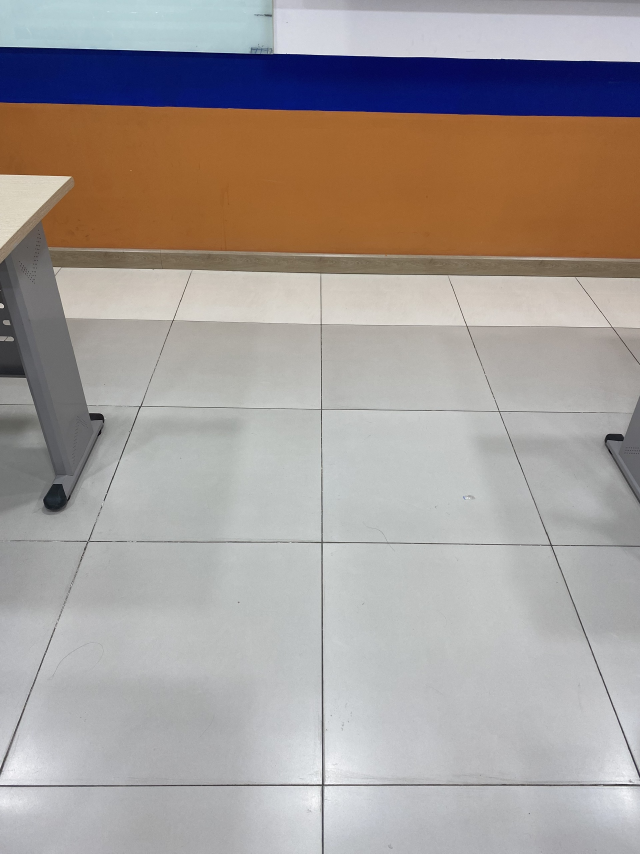
#> input picture imgs/1.jpg, 1920 x 2560 px (shown at 1/3 size); its folder holds 4 pictures in this run
$ jupyter execute analysis_Explain.ipynb
#> lines starting #> are read from the running program, lines starting #| are printed output that depends on the picture
# 0. Intro
This file contains the process of detecting lines, to estimating the angle of the camera based on the detected lines.

## 1. Setting up the environment
Importing necessary libraries

[cell 1]
import cv2
import numpy as np
import random
import os
import math
import matplotlib.pyplot as plt

### 1.1 Initialize varibles, and loading images

[cell 2]
imgsPath='imgs'
taken_pos=-4
thresh=150
imgs=[]
edges_imgs=[]

*Note: `taken_pos=3` will be used for determining position of the image taken inside of `imgsPath`, for testing purposes.*

#### Loading, resize, and transforming the images.
- Loading: The images are taken from imgsPath
- Resize: The given size will be equal to 40% *(can be changed to larger size by adjusting the number 0.4 at `arrayTemp` variable)* of that image.
- Transform: First, it will be downscaled to gray color chanel. Secondly, bluring process take place *(this may cause the lines to be harder to recognize, however, noises and unwanted objects such as dust or smaller objects can be eliminated; If resulting in inaccurate results, this process can be reduced)*. Subsequently, the outline will be extracted with Canny.

[cell 3]
#Reading and Adding images
for path in os.listdir(imgsPath):
    print(f'Reading from {os.path.join(imgsPath,path)}')

    img=cv2.imread(os.path.join(imgsPath,path))
#> img is the input picture: shape (2560, 1920, 3); mean B, G, R 152.7, 156.1, 163.9

    arrayTemp=np.array(img.shape[:-1])*0.4

    W,H=int(arrayTemp[0]),int(arrayTemp[1])

    img=cv2.resize(img,(H,W))
#> img: shape (1024, 768, 3)

    # 1. Convert to gray & denoise
    gray = cv2.cvtColor(img, cv2.COLOR_BGR2GRAY)
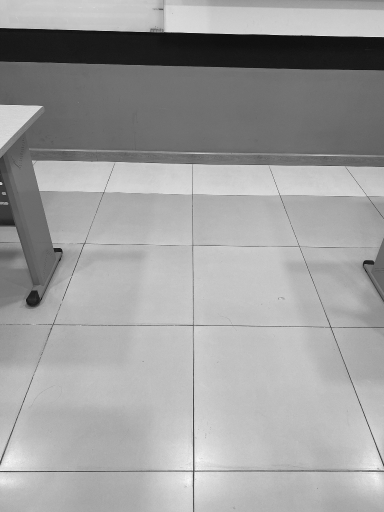
#> gray: shape (1024, 768) (shown at 1/2 size); min 5, max 254, mean 158
    blur = cv2.GaussianBlur(gray, (5, 5), 0)

    # 2. Outline extraction with Canny
    edges = cv2.Canny(blur, 10, 200)
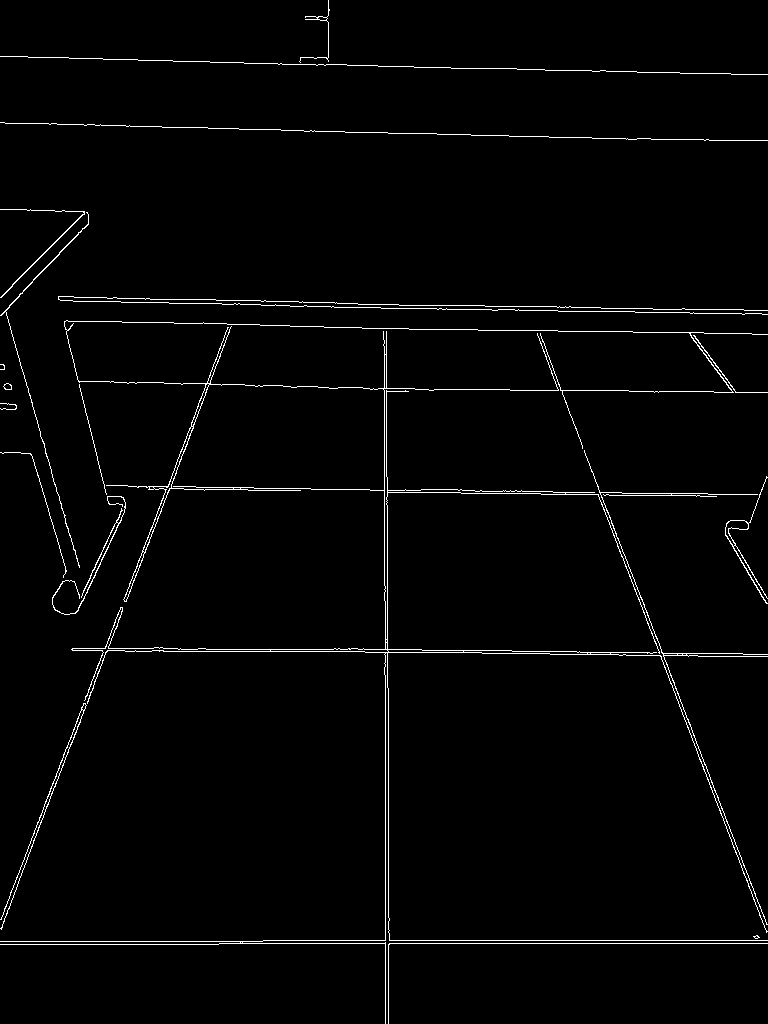
#> edges: shape (1024, 768); 1.8% white in thin lines or dots

    imgs.append(img)
    edges_imgs.append(edges)

### 1.2 Create necessary functions

[cell 4]
def convertCoordinates(rho,theta):
    scale=3000 # Scale number used for scale up the lines (Make it longer)

    x0=rho*np.cos(theta)
    y0=rho*np.sin(theta)

    a=np.cos(theta)
    b=np.sin(theta)


    x1=int(x0+scale*(-b))
    y1=int(y0+scale*(a))
    x2=int(x0-scale*(-b))
    y2=int(y0-scale*(a))

    return (x1,y1),(x2,y2)

def convertDegree(thetas):
    alpha=thetas - np.pi/2
    return np.abs(np.degrees(alpha))

# Draw function and log function (For detailing)
def draw(img,lines):
    colors=[(random.randint(10,255),random.randint(20,255),random.randint(30,255)) for i in range(len(lines))]
    img_c=img.copy()

    for i in range(len(lines)):
        rho=lines[i][0][0]
        theta=lines[i][0][1]

        (x1,y1),(x2,y2)=convertCoordinates(rho,theta)

        print(f"p: {rho}; theta: {theta}")
        cv2.line(img_c,(x1,y1),(x2,y2),colors[i],5)
        plt.imshow(img_c)
        plt.show()

Showing the last inputted image properties (bluring, and Canny detect)

***Blur***

[cell 5]
import matplotlib.pyplot as plt
plt.gray()
plt.imshow(blur)
plt.show()
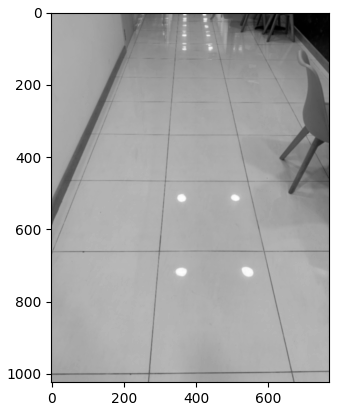
#> figure drawn by matplotlib, 1 panel

***Canny (Edges)***

[cell 6]
plt.imshow(edges)
plt.show()
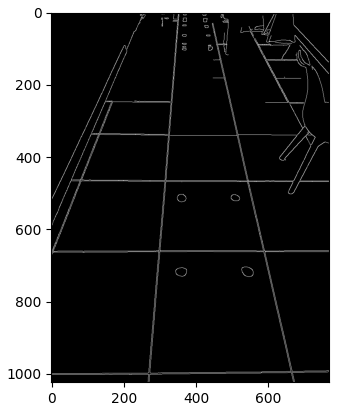
#> figure drawn by matplotlib, 1 panel

### 2.0 Line detection
**Hough Transform** in OpenCV: feed an edge map *(usually from Canny)* into `cv2.HoughLines`, `cv2.HoughLinesP`, or `cv2.HoughCircles`. Each edge pixel votes in a parameter space—peaks reveal straight lines or circles. Adjust the vote `threshold` (plus minLineLength/maxLineGap for the probabilistic version, which is `cv2.HoughLinesP`) to balance speed and noise; the function returns the detected shapes ready for drawing or further geometry.</br>
In this section, we will use `cv2.HoughLines` for detecting lines.</br>

***`cv2.HoughLines()` output properties:***
- returns either `None` (no peaks) or a NumPy array shaped **(N, 1, 2)** where each element is:
- $r$ (rho) – perpendicular distance from the origin to the line, in pixels (can be positive or negative).
- $\theta$ (theta) – angle of the line’s normal measured from the positive x-axis toward y, in radians [0, π).</br>
The simplest case of Hough transform is detecting straight lines. In general, the straight line $y = mx + b$ can be represented as a point $(b, m)$ in the parameter space. However, vertical lines pose a problem. They would give rise to unbounded values of the slope parameter m. Thus, for computational reasons, Duda and Hart[6] proposed the use of the **Hesse normal form**.
$\begin{equation} r=x\cos \theta +y\sin \theta \end{equation}$

Variables set up.

[cell 7]
lines_imgs=[]
countFails=0
path='results/Temp' # Saved path (All images after performing detecting lines will be saved at this path)
edges_imgs_=edges_imgs.copy()

Line detection process

***Tunning Hough transform***</br>
To tune a Hough Transform, start with a clean edge map *(Canny thresholds)*. Then pick a small **rho** *(1 px)* and **theta** *(1° in radians)* so the accumulator has fine resolution. Adjust threshold: lower values find more (but noisier) lines, higher values keep only the strongest.

[cell 8]
for pos,edges in enumerate(edges_imgs_):
    lines=[]
    lines=cv2.HoughLines(edges, 1,np.pi/180,thresh)
    if lines is None:
        print(f"Can't find lines of image number {pos+1}")
        print('Image Error: ')
        plt.imshow(imgs[pos])
        countFails+=1

    img=imgs[pos]

    if lines is not None:

        lines_imgs.append(lines)
        img_c=img.copy()

        for i in range(len(lines)):
            rho=lines[i][0][0]
            theta=lines[i][0][1]

            x0=rho*np.cos(theta)
            y0=rho*np.sin(theta)

            a=np.cos(theta)
            b=np.sin(theta)

            x1=int(x0+3000*(-b))
            y1=int(y0+3000*(a))
            x2=int(x0-3000*(-b))
            y2=int(y0-3000*(a))

            cv2.line(img_c,(x1,y1),(x2,y2),(255,0,0),2)

        print(f'Saved result of image {pos+1} at {path}/{pos+1}.jpg')
        cv2.imwrite(f'{path}/{pos+1}.jpg',img_c)


if countFails: print(f'There are {countFails} images failed!')
else: print('All passed!')

Showing the last image output.

[cell 9]
plt.imshow(img_c)
plt.show()

We can observe that there are multiple lines duplicate or stack up each other. Thus, we are moving on the next stage, **filtering lines** *(or merge and averaging)* process.

### 3.0 Filter

#### Cleaning-Up `cv2.HoughLines` Output

After `cv2.HoughLines` we can get **many near-duplicate `(ρ, θ)` pairs** for the *same* physical edge.
The merge-and-average pass below shrinks that noisy list down to **one stable line per cluster**.

---

##### Purpose

* **Fewer lines** – one per real edge, not five copies.
* **Stable parameters** – averaged ρ/θ values shake out pixel-level noise.
* **Ready for math** – clean intersections, easier slope calculations, nicer overlays.

---

##### Key Ideas in the Code

| Step | Principle | Purpose |
|------|--------------|--------------|
| **Pick a seed** | Start from a line not yet “visited”. | Avoid double-processing. |
| **Compare to others** | Compute <br> `angleD = abs(θᵢ – θⱼ)` </br> `pD = abs(ρᵢ – ρⱼ)` | Nearby angle **and** distance ⇒ same edge. |
| **Thresholds** | `angleBias = 0.3 rad` (≈17°) <br>`p_bias = 20 px` | Tune to image scale & tolerance. |
| **Cluster & average** | Collect matches, then `np.mean(...)` → one `(ρ, θ)`. | Yields a robust representative line. |
| **Keep singletons** | If a line finds no neighbours, keep it. | Saves real isolated edges. |
---

#### Code Without Debug Logging

```python
angleBias = 0.3       # ≈17°
p_bias    = 20        # pixels
visited   = []
lines_filtered = []

for i in range(len(lines)):
    if list(lines[i][0]) in visited:
        continue

    cluster, clustered = [], False
    for j in range(i, len(lines)):
        angleD = abs(lines[i][0][1] - lines[j][0][1])
        pD     = abs(lines[i][0][0] - lines[j][0][0])

        if angleD < angleBias and pD < p_bias:
            cluster.extend([lines[j]])
            visited.append(list(lines[j][0]))
            clustered = True

    # keep average   or   raw line
    out = np.mean(cluster, axis=0) if clustered else lines[i]
    lines_filtered.append(out)

[cell 10]
# Uncomment commented print for more detailed logging
lines_filtered_imgs=[]
for pos,lines in enumerate(lines_imgs):

    print(f"\n---------------Img {pos+1}---------------\n")

    lines_filtered=[]
    visited=[]
    angleBias=0.3
    p_bias=20

    for i in range(len(lines)-1):
        lines_=[]
        check=False

        if list(lines[i][0]) in visited: continue

        for j in range(i,len(lines)):
            c=False

            angleD=np.abs(lines[i][0][1]-lines[j][0][1])
            pD=np.abs(lines[i][0][0]-lines[j][0][0])

            # print(f'\nFirst line: {lines[i]}; Second line: {lines[j]}; Difference:\nAngle: {angleD}\nLine: {pD}\nCond:',end=' ')

            if angleD<angleBias and pD<p_bias:

                # print('Take')

                lines_.append(lines[i])
                lines_.append(lines[j])
                visited.append(list(lines[i][0]))
                visited.append(list(lines[j][0]))

                check=True
                c=True

            if not c:
                # print('Pass')
                pass


        print('---Take and Average Process---')

        if not check:
            print(f'Not average; Value: {lines[i]}')

            lines_filtered.append(lines[i])
            visited.append(list(lines[i][0]))

            print(f'Visited: {visited}')
            print('-----------------------------')

        else:
            print(f'Average; value need to average {lines_}')
            print(f'Values: {np.mean(lines_,axis=0)}')

            lines_filtered.append(np.mean(lines_,axis=0))

            print(f'Visited: {visited}')
            print('-----------------------------')
    print(f'Result: {lines_filtered}')
    lines_filtered_imgs.append(lines_filtered)

Drawing filtered lines and saved the result into `path`

[cell 11]
countFails=0
path='results/imgs/Temp2'
colors_imgs=[]

for pos,lines_filtered in enumerate(lines_filtered_imgs):

    img=imgs[pos]

    if lines_filtered is not None:

        colors=[(random.randint(10,255),random.randint(20,255),random.randint(30,255)) for i in range(len(lines_filtered))]
        img_c=img.copy()

        for i in range(len(lines_filtered)):
            rho=lines_filtered[i][0][0]
            theta=lines_filtered[i][0][1]

            x0=rho*np.cos(theta)
            y0=rho*np.sin(theta)

            a=np.cos(theta)
            b=np.sin(theta)

            x1=int(x0+1000*(-b))
            y1=int(y0+1000*(a))
            x2=int(x0-1000*(-b))
            y2=int(y0-1000*(a))
            cv2.line(img_c,(x1,y1),(x2,y2),colors[i],5)

        colors_imgs.append(colors)
        print(f'Saved result of image {pos+1} at {path}/{pos+1}.jpg')
        cv2.imwrite(f'{path}/{pos+1}.jpg',img_c)

if countFails: print(f'There are {countFails} images failed!')
else: print('All passed!')

Displaying the last image output.

[cell 12]
lines_filtered=lines_filtered_imgs[-1]
img=imgs[-1]
if lines_filtered is not None:

    colors=[(random.randint(10,255),random.randint(20,255),random.randint(30,255)) for i in range(len(lines_filtered))]
    img_c=img.copy()

    for i in range(len(lines_filtered)):
        rho=lines_filtered[i][0][0]
        theta=lines_filtered[i][0][1]

        x0=rho*np.cos(theta)
        y0=rho*np.sin(theta)

        a=np.cos(theta)
        b=np.sin(theta)

        x1=int(x0+1000*(-b))
        y1=int(y0+1000*(a))
        x2=int(x0-1000*(-b))
        y2=int(y0-1000*(a))
        cv2.line(img_c,(x1,y1),(x2,y2),colors[i],5)
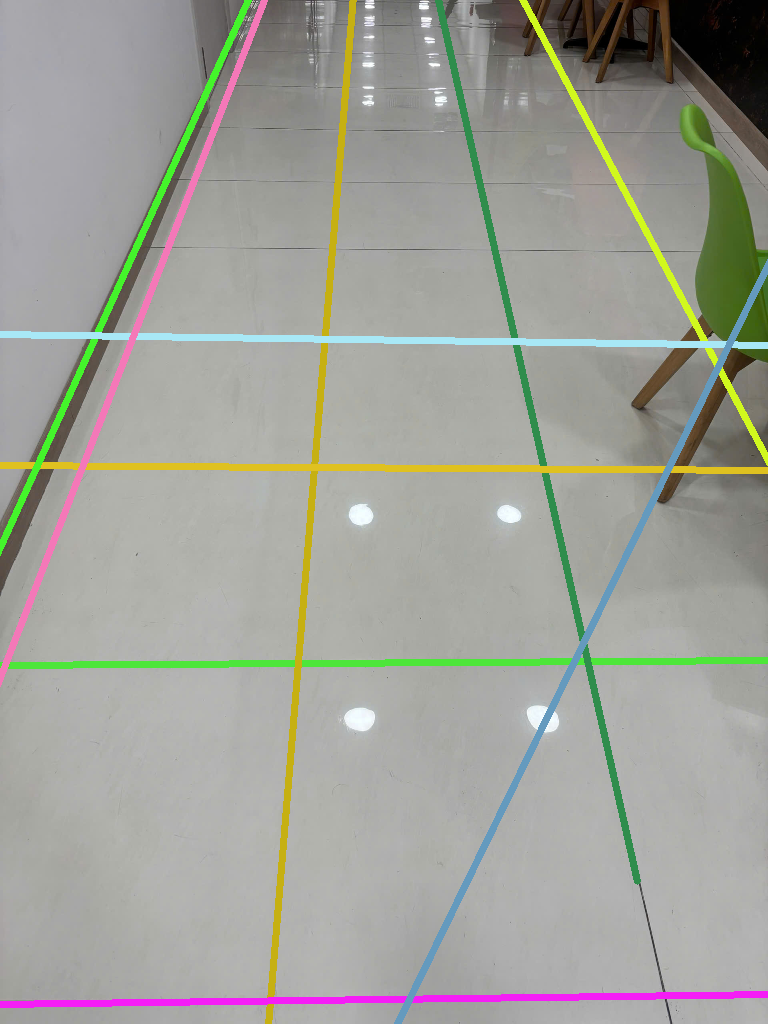
#> img_c: shape (1024, 768, 3); mean of channels 0, 1, 2 152.4, 160.6, 159.3; drawn as B, G, R
    plt.imshow(img_c)

Getting the direction

Calcualte angle of the last line (Take for example)

[cell 13]
taken_line=lines_filtered_imgs[taken_pos]
taken_img=imgs[taken_pos].copy()
taken_line=np.array(taken_line).reshape(len(taken_line),2)

[cell 14]
taken_line

[cell 15]
plt.imshow(taken_img)

[cell 16]
draw(taken_img,taken_line.reshape(len(taken_line),1,2))
#> the loop in draw, `for i in range(len(lines)):` made 13 passes
#> pass 1, in draw, `plt.show()`:
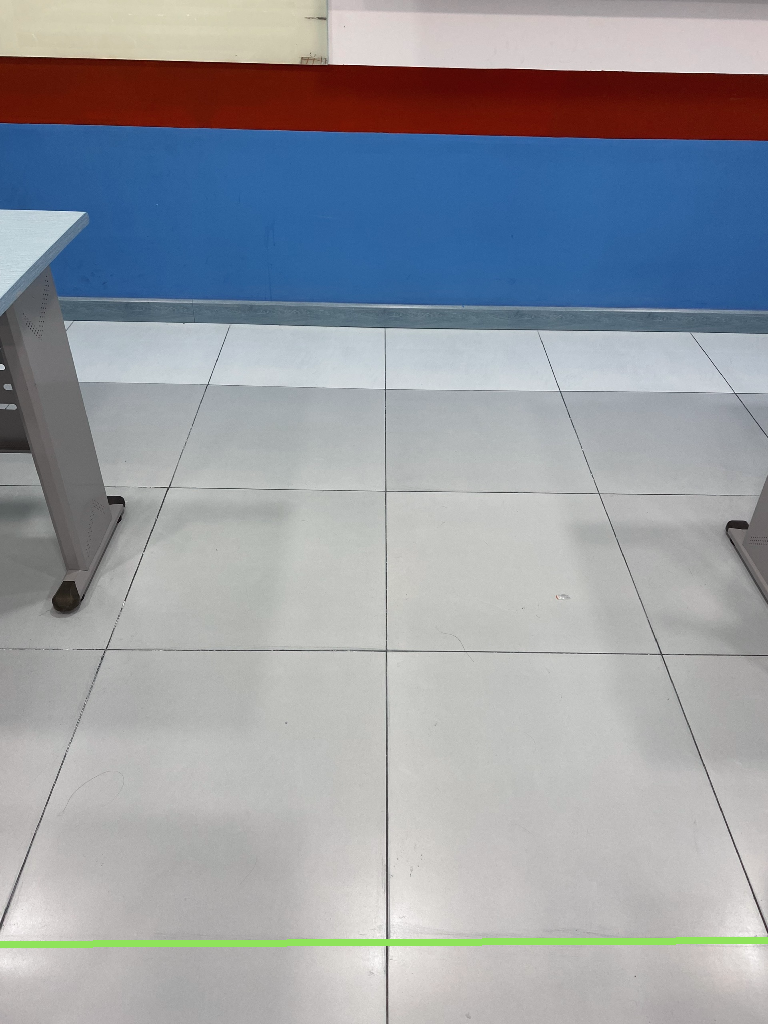
#> shown: shape (1024, 768, 3); mean R, G, B 152.5, 156.5, 163.4
#> (the rest of the program and of its run is left out)
